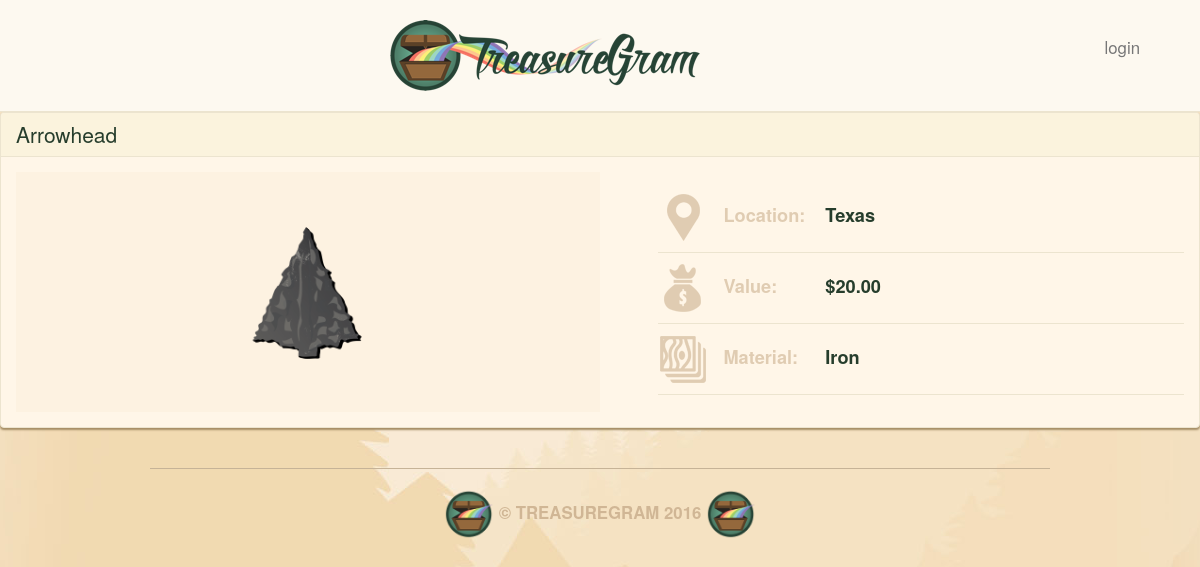
Page /9/ on the committed database.
### main_app/models.py (models this page shows, shortened)
class Treasure(models.Model):
        user = models.ForeignKey(User)
        name = models.CharField(max_length=100)
        value = models.DecimalField(max_digits=10,
                                    decimal_places=2)
        material = models.CharField(max_length=100)
        location = models.CharField(max_length=100)
        image = models.ImageField(upload_to='treasure_images',
                                    default='media/default.png')
        likes = models.IntegerField(default=0)

### main_app/views.py (the view)
# urls.py: url(r'^([0-9]+)/$', views.detail, name = 'detail'),
def detail(request, treasure_id):
    treasure = Treasure.objects.get(id=treasure_id)
    return render(request, 'detail.html', {'treasure': treasure})

### main_app/templates/detail.html
{% extends 'base.html' %}
{% load staticfiles %}
{% block content %}
  <div class="treasure panel panel-default">
    <div class="panel-heading">
      <h3 class="panel-title">{{ treasure.name }}</h3>
    </div>
    <div class="panel-body">
      <div class="treasure-photo-detail">
        <img src="{{ treasure.image.url }}" height="200">
      </div>
      <table class="treasure-table">
        <tr>
          <th>
            <img src="{% static "images/location-icon.png" %}" alt="Location Icon">
            Location:
          </th>
          <td>{{ treasure.location }}</td>
        </tr>
        <tr>
          <th>
            <img src="{% static "images/value-icon.png" %}" alt="Value Icon">
            Value:
          </th>
          <td>${{ treasure.value }}</td>
        </tr>
        <tr>
          <th>
            <img src="{% static "images/material-icon.png" %}" alt="Material Icon">
            Material:
          </th>
          <td>{{ treasure.material }}</td>
        </tr>
      </table>
    </div>
  </div>
{% endblock %}

### main_app/static/css/style.css (style rules this page uses)
body { background: #f3e1c5 url(../images/brand-bg.jpg) no-repeat center top; color: #263d2c; }
.panel { background: #fff6e8; border-color: #ece4cf; box-shadow: 0 2px 2px #a58d65; }
.panel-default .panel-heading { background: #fbf3dd; border-color: #ece4cf; }
.panel-body { position: relative; }
.panel-title { font-size: 1.5em; color: #263d2c; }
.treasure { margin-bottom: 20px; }
.treasure:last-child { margin-bottom: 0; }
.treasure-photo-detail { background: #fdf2e1; float: left; margin-right: 5%; padding: 20px; position: relative; text-align: center; width: 50%; }
.treasure-table { float: left; margin-top: 10px; width: 45%; }
.treasure-table img { margin-right: 10px; }
.treasure-table tr { border-bottom: 1px solid #ece4cf; }
.treasure-table td, .treasure-table th { font-weight: bold; font-size: 1.3em; padding-bottom: 10px; padding-top: 10px; vertical-align: baseline; }
.treasure-table th { color: #e0ccb2; white-space: nowrap; }
.treasure-table td:last-child { padding-left: 20px; width: 100%; }

### rows in the picture
Treasure: name "Arrowhead", image (picture), location "Texas", value "20.00", material "Iron"
